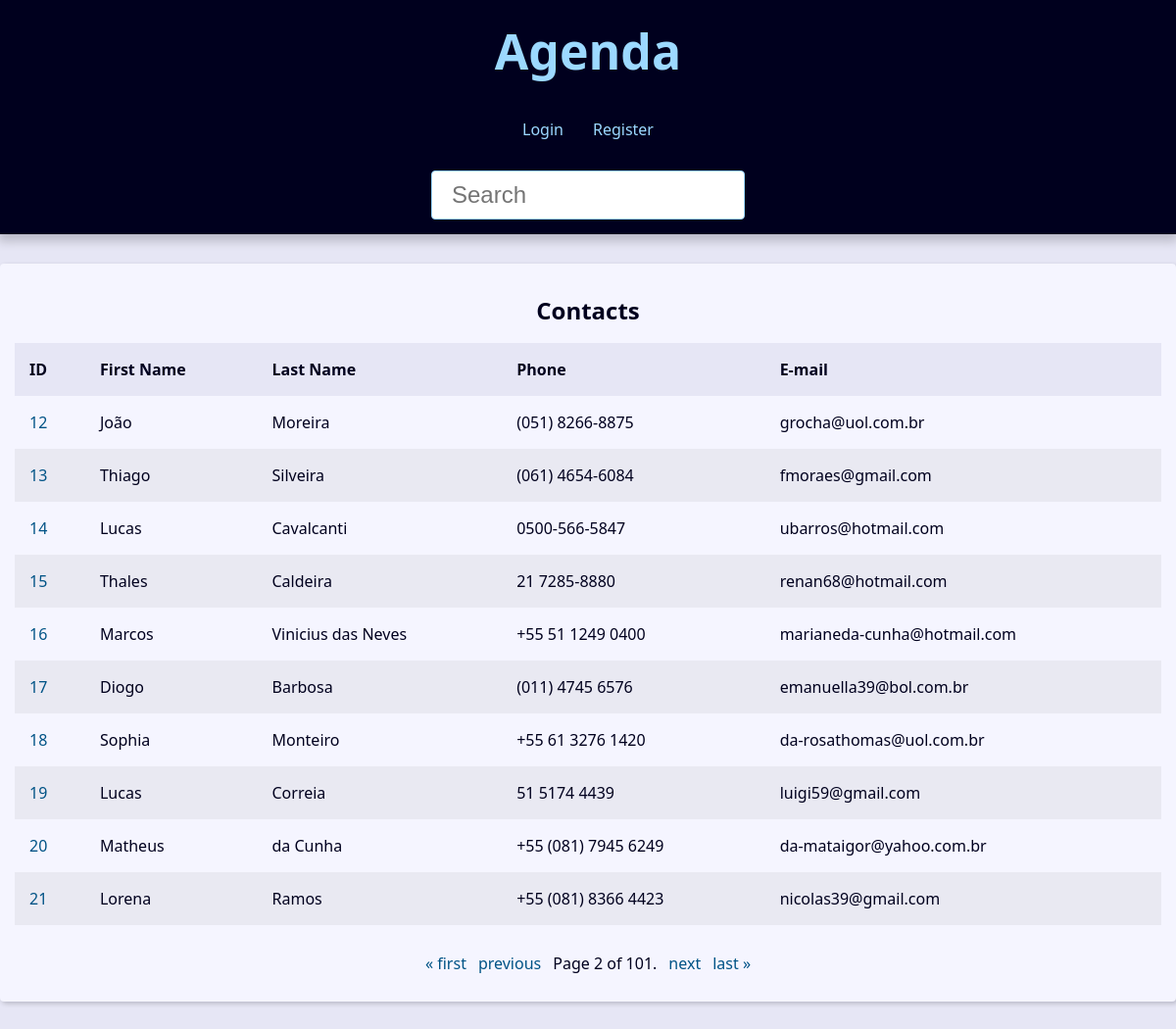
The page /?page=2&q= on the database its author committed.
### contact/models.py (models this page shows, shortened)
class Contact(models.Model):
    first_name = models.CharField(max_length=50)
    last_name = models.CharField(max_length=50, blank=True)
    phone = models.CharField(max_length=50)
    email = models.EmailField(max_length=254, blank=True)
    created_date = models.DateTimeField(default=timezone.now)
    description = models.TextField(blank=True)
    show = models.BooleanField(default=True)
    picture = models.ImageField(blank=True, upload_to='pictures/%Y/%m')
    category = models.ForeignKey(Category, on_delete=models.SET_NULL, blank=True, null=True)
    owner = models.ForeignKey(User, on_delete=models.SET_NULL, blank=True, null=True)

### contact/views/contact_views.py (the view)
# urls.py: path('', views.index, name='index'),
def index(request):
    contacts = Contact.objects \
        .filter(show=True)\
        .order_by('id')
    paginator = Paginator(contacts, 10)
    page_number = request.GET.get('page')
    page_obj = paginator.get_page(page_number)
    context = {
        'page_obj': page_obj,
        'site_title': 'Contatos - '
    }
    return render(
        request,
        'contact/index.html',
        context
    )

### contact/templates/contact/index.html
{% extends 'global/base.html' %}
{% block content %}
{% if page_obj %}
  <div class="responsive-table">
    <table class="contacts-table">
      <caption class="table-caption ">
        Contacts
      </caption>
      <thead>
        <tr class="table-row table-row-header">
          <th class="table-header">ID</th>
          <th class="table-header">First Name</th>
          <th class="table-header">Last Name</th>
          <th class="table-header">Phone</th>
          <th class="table-header">E-mail</th>
        </tr>
      </thead>
      <tbody>
        {% for contact in page_obj %}
          <tr class="table-row">
            <td class="table-cel">
              <a
                class="table-link"
                href="{% url 'contact:contact' contact.id %}"
              >
                {{ contact.id }}
              </a>
            </td>
            <td class="table-cel">
              {{ contact.first_name }}
            </td>
            <td class="table-cel">
              {{ contact.last_name }}
            </td>
            <td class="table-cel">
              {{ contact.phone }}
            </td>
            <td class="table-cel">
              {{ contact.email }}
            </td>
          </tr>
        {% endfor %}
      </tbody>
    </table>
  </div>
{% else %}
<div class="single-contact">
  <h1 class="single-contact-name">
    Nenhum contato encontrado.
  </h1>
</div>
{% endif %}
{% endblock content %}

### base_static/global/css/style.css (style rules this page uses)
:root { --spacing: 1.5rem; --link-dark-color: rgb(0, 83, 134); --link-light-color: rgb(156, 217, 255); --clr-white: rgb(245, 245, 255); --clr-black: rgb(0, 0, 30); --clr-light-gray: rgb(230, 230, 245); --clr-dark-shadow-5: rgba(0, 0, 10, 5%); --clr-dark-shadow-10: rgba(0, 0, 10, 10%); --clr-dark-shadow-20: rgba(0, 0, 10, 20%); --clr-light-shadow-5: rgba(200, 200, 255, 5%); --clr-light-shadow-10: rgba(200, 200, 255, 10%); --clr-light-shadow-20: rgba(200, 200, 255, 20%); --main-page-width: 120rem; --table-min-width: 60rem; --biggest-font-size: 5rem; --bigger-font-size: 4rem; --big-font-size: 3.2rem; --medium-font-size: 2.4rem; --small-font-size: 1.6rem; --smaller-font-size: 1.4rem; --smallest-font-size: 1.2rem; --transition-fast: 300ms; --transition-medium: 600ms; --transition-slow: 1s; --default-border-radius: 4px; }
*, *::before, *::after { margin: 0; padding: 0; box-sizing: border-box; }
html { font-size: 62.5%; }
body { font-family: system-ui, -apple-system, BlinkMacSystemFont, 'Segoe UI', Roboto, Oxygen, Ubuntu, Cantarell, 'Open Sans', 'Helvetica Neue', sans-serif; line-height: 1.5; font-size: var(--small-font-size); color: var(--clr-black); -webkit-font-smoothing: antialiased; background: var(--clr-light-gray); }
.responsive-table { width: 100%; overflow-x: auto; }
.contacts-table { width: 100%; min-width: var(--table-min-width); border-collapse: collapse; }
.table-caption { font-size: var(--medium-font-size); font-weight: bold; padding: var(--spacing); }
.table-row { text-align: left; text-overflow: ellipsis; transition: background-color var(--transition-fast) ease-in-out; }
.table-row:nth-of-type(2n) { background: var(--clr-dark-shadow-5); }
.table-row-header { background: var(--clr-light-gray); color: var(--clr-black); }
.table-cel, .table-header { padding: var(--spacing); }
.table-link { color: var(--link-dark-color); transition: color var(--transition-fast) ease-in-out; text-decoration: none; }

### rows shown on the page
Contact: id "12", first_name "João", last_name "Moreira", phone "(051) 8266-8875", email "grocha@uol.com.br"
Contact: id "13", first_name "Thiago", last_name "Silveira", phone "(061) 4654-6084", email "fmoraes@gmail.com"
Contact: id "14", first_name "Lucas", last_name "Cavalcanti", phone "0500-566-5847", email "ubarros@hotmail.com"
Contact: id "15", first_name "Thales", last_name "Caldeira", phone "21 7285-8880", email "renan68@hotmail.com"
Contact: id "16", first_name "Marcos", last_name "Vinicius das Neves", phone "+55 51 1249 0400", email "marianeda-cunha@hotmail.com"
Contact: id "17", first_name "Diogo", last_name "Barbosa", phone "(011) 4745 6576", email "emanuella39@bol.com.br"
Contact: id "18", first_name "Sophia", last_name "Monteiro", phone "+55 61 3276 1420", email "da-rosathomas@uol.com.br"
Contact: id "19", first_name "Lucas", last_name "Correia", phone "51 5174 4439", email "luigi59@gmail.com"
Contact: id "20", first_name "Matheus", last_name "da Cunha", phone "+55 (081) 7945 6249", email "da-mataigor@yahoo.com.br"
Contact: id "21", first_name "Lorena", last_name "Ramos", phone "+55 (081) 8366 4423", email "nicolas39@gmail.com"

### other values the page prints
{{ page_obj.number }} "2"
{{ page_obj.paginator.num_pages }} "101"
